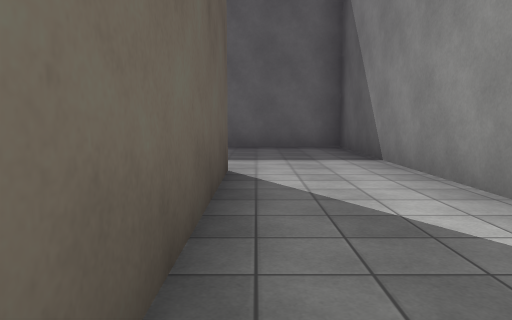
view 1 (above)

16 first-person views from a walk through a Unity game level. The camera is 1.3 m above the floor, tilts 6° down and sees 70° across. The floor is counted in squares, 2 m on a side. Each view is taken from the middle of a square. On the plan, view 1 faces up. The plan holds only what a view shows up to about 11 squares ahead; the rest is blank. The place goes on beyond the plan. Surface patterns are stand-ins for the level's own textures.

view 2
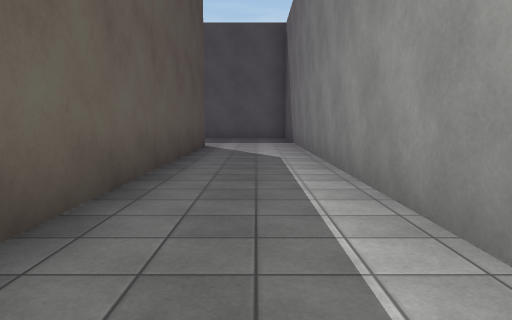

view 3
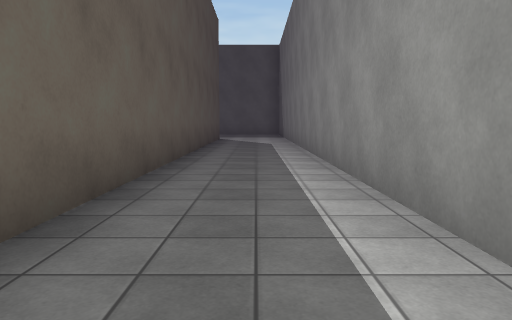

view 4
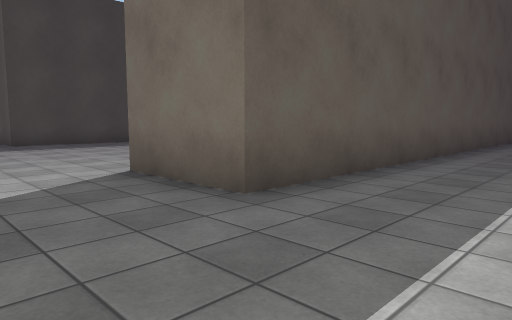

view 5
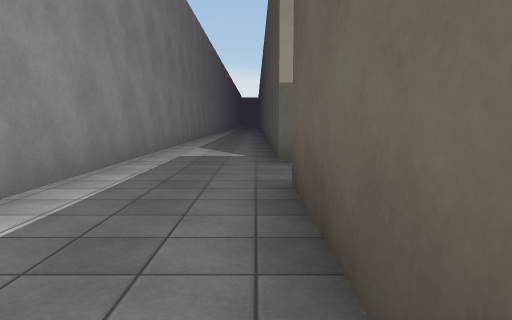

view 6
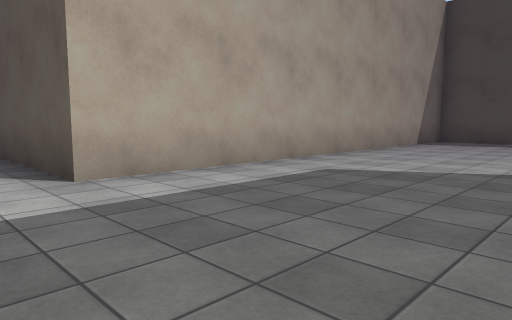

view 7
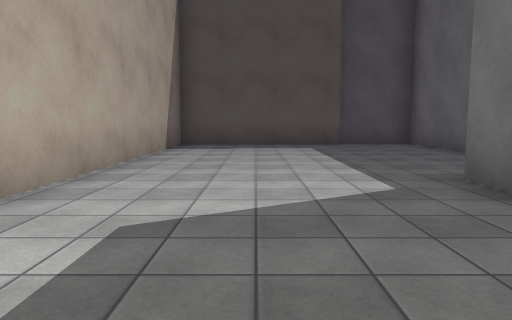

view 8
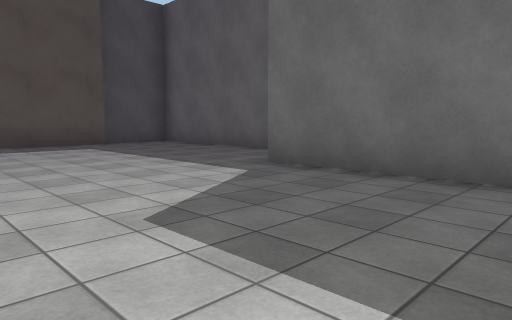

view 9
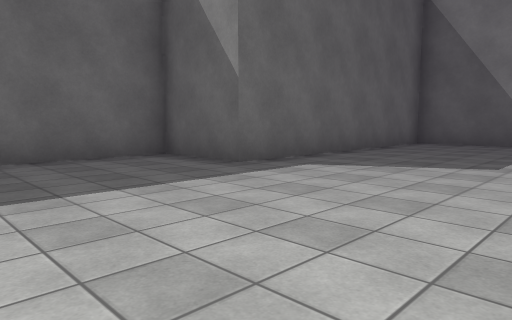

view 10
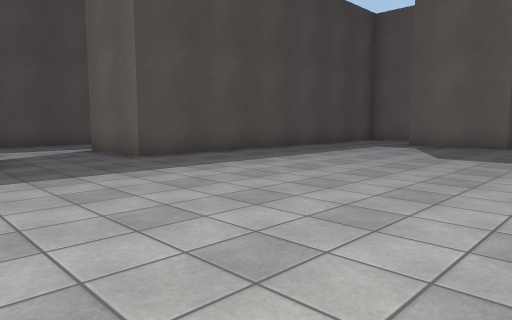

view 11
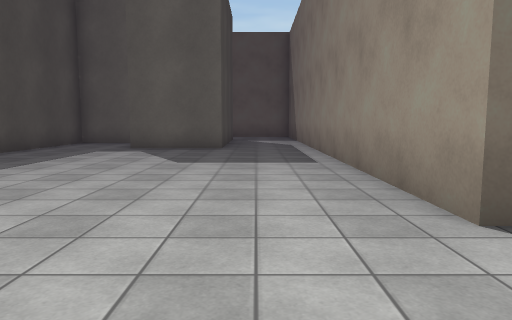

view 12
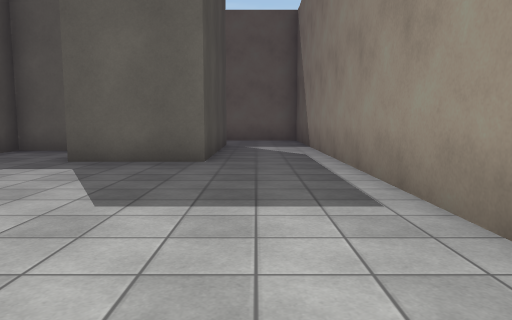

view 13
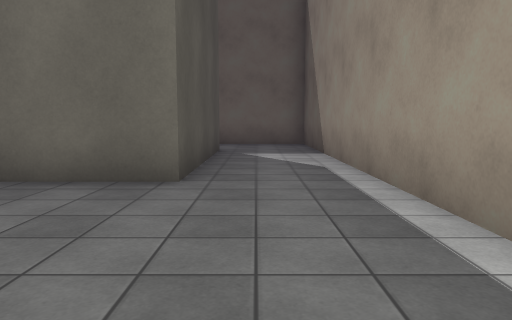

view 14
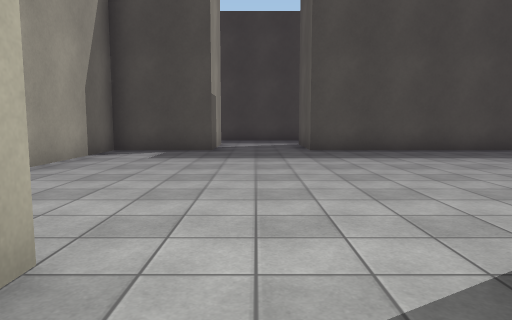

view 15
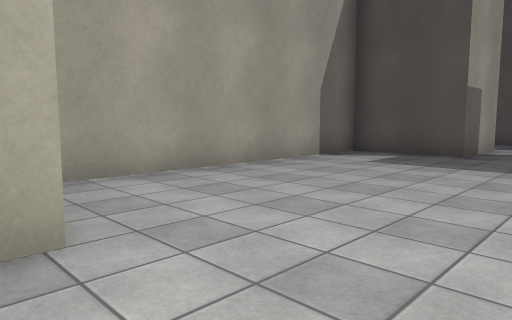

view 16
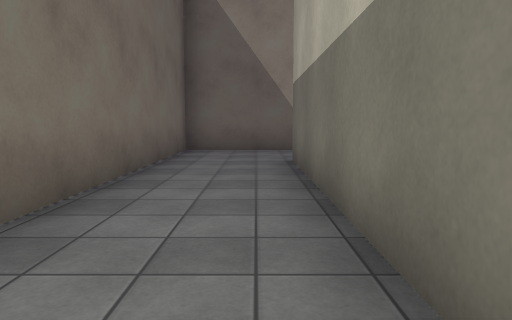

### Floor plan
Points are (right, up) in squares from view 1. A wall is a line through its corners. A room is listed if a view was taken in it or the views show most of it. See-through windows are left out.
Room 1 (views 1, 2, 3, 4, 5, 6, 7, 8, 9)
walls: (2.1, -7.5) (2.1, 9.3) (-5.1, 9.3) (-5.1, 11.5) (-11.7, 11.5) (-11.7, 9.4); (-0.4, -13.1) (-0.4, -17.5); (-11.5, 9.5) (-11.5, 4.8) (-0.4, 4.8) (-0.4, -10.8); (2.1, -17.5) (2.1, -10)
ways out: opening at (-1.5, -11.5) to room 2
Room 2 (views 10, 11, 12, 13, 14, 15, 16)
walls: (-8.1, -1.8) (-9.3, -1.8) (-9.3, -10.8); (-0.4, -10.8) (-2.6, -10.8) (-2.6, 2.6) (-8.7, 2.6); (-9.3, -13) (-9.3, -15.2) (-3.2, -15.2); (-10.2, 0.4) (-4.8, 0.4) (-4.8, -4.1) (-7.1, -4.1)
ways out: opening at (-1.5, -11.5) to room 1; opening at (-10.5, -11.5)

Where each view was taken, in squares from view 1:
view 1: 0 up, 0 right, facing up
view 2: 5 down, 1 right, facing up
view 3: 9 down, 1 right, facing up
view 4: 13 down, 2 right, facing up-left
view 5: 7 down, 0 right, facing down
view 6: 9 up, 1 right, facing down-left
view 7: 7 up, 1 left, facing left
view 8: 5 up, 1 left, facing up-left
view 9: 5 up, 9 left, facing up-right
view 10: 14 down, 3 left, facing up-left
view 11: 13 down, 4 left, facing up
view 12: 10 down, 4 left, facing up
view 13: 8 down, 4 left, facing up
view 14: 12 down, 1 left, facing left
view 15: 11 down, 2 left, facing down-left
view 16: 1 up, 11 left, facing right
